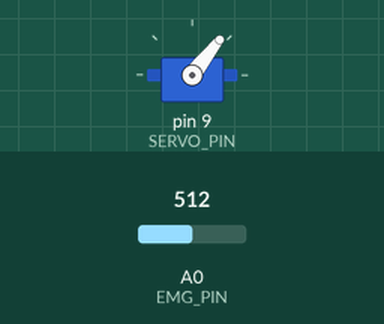
Simulated run of this sketch. Board: Arduino Uno, built with avr-gcc and run on an emulated ATmega328P. Shown: servo. The inputs (shaded band) are chosen by the test bench; at power-on: A0 (EMG_PIN) = 512.

Above: at 1.2 s.
1.3 s: A0 (EMG_PIN) set to 716
At 2.1 s:
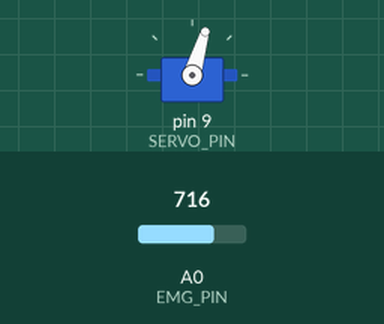
2.8 s: A0 (EMG_PIN) set to 900
At 3.2 s:
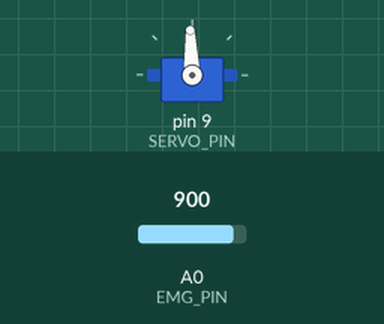
4.3 s: A0 (EMG_PIN) set to 1023
At 5.5 s:
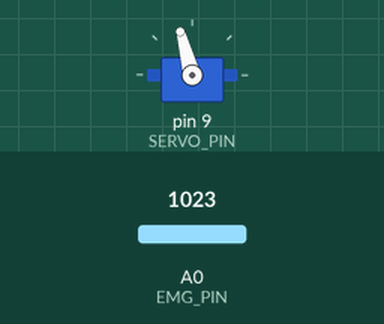
5.8 s: A0 (EMG_PIN) set to 306
At 6.7 s:
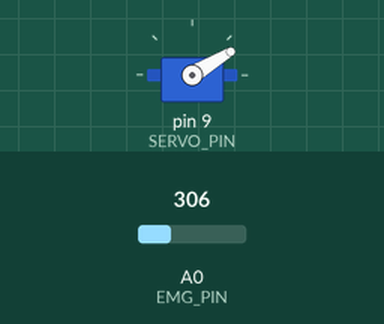
7.3 s: A0 (EMG_PIN) set to 122
At 7.8 s:
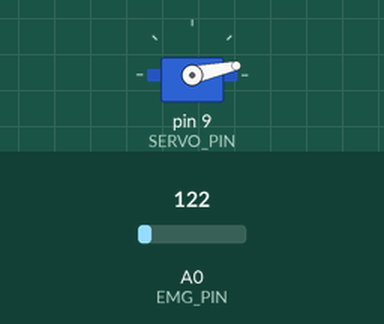
8.8 s: A0 (EMG_PIN) set to 511
At 10.2 s:
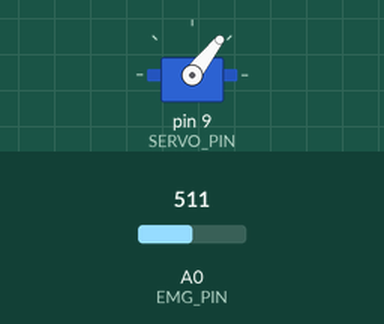
Timing chart, 0 to 11.3 s (numbered marks = the images above; inputs shaded):
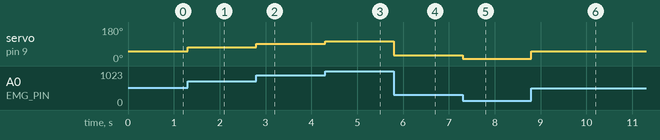

Measured:
- after the input at 1.3 s, servo on pin 9 (SERVO_PIN): 52° → 73° at once
- after the input at 2.8 s, servo on pin 9 (SERVO_PIN): 73° → 92° at once
- after the input at 4.3 s, servo on pin 9 (SERVO_PIN): 92° → 105° at once
- after the input at 5.8 s, servo on pin 9 (SERVO_PIN): 105° → 31° at once
- after the input at 7.3 s, servo on pin 9 (SERVO_PIN): 31° → 12° at once
- after the input at 8.8 s, servo on pin 9 (SERVO_PIN): 12° → 52° at once

The sketch:

emg_circuit_code.ino
```cpp
#include <Servo.h>
Servo Servo1;

// Connecting output signal from breadboard to Analog 0
#define EMG_PIN 0

// Connecting servo to Digital PWM 9
#define SERVO_PIN 9

void setup() {
  // put your setup code here, to run once:
  Servo1.attach(SERVO_PIN);

}

void loop() {
  // put your main code here, to run repeatedly:
  int reading = analogRead(EMG_PIN);
  int angle = map(reading, 0, 1023, 0, 105);
  Servo1.write(angle);
}
```
